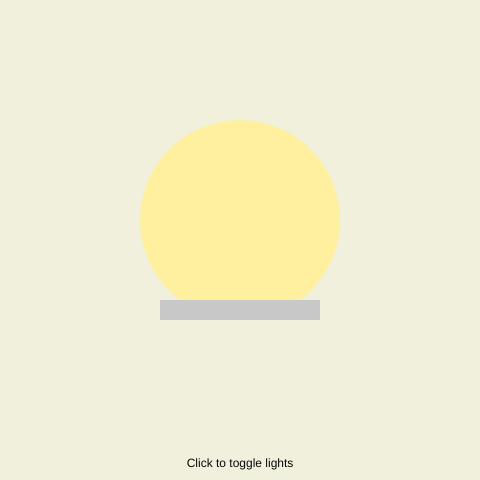
Frame 1 (no input)
Frame 60 (no input): identical to frame 1, image omitted
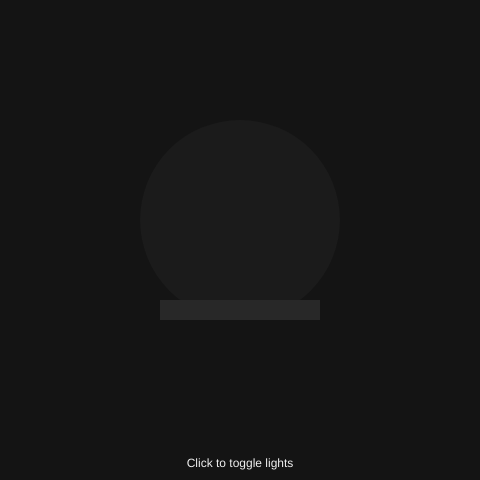
Frame 120 (the mouse pressed at the canvas centre since frame 60)

The p5.js sketch that drew these frames (run headless with seeded random() and noise() and a simulated clock; from frame 60 on, the mouse is pressed at the canvas centre):

// p5.js sketch
// ── sketch.js
// GENUARY DAY 06: Lights on/off.
// ÉTOILES RÉGULIÈRES

/* Toggle a simple scene between 'lights on' and 'lights off' with mouse click. */
const NP = 480;
let lightsOn = true;
function setup() {
  createCanvas(NP, NP);
}

function draw() {
  if (lightsOn) {
    background(240, 240, 220);
    // a lamp
    fill(255, 240, 160);
    noStroke();
    ellipse(width / 2, height / 2 - 20, 200, 200);
    fill(200);
    rect(width / 2 - 80, height / 2 + 60, 160, 20);
  } else {
    background(20);
    // subtle glow
    noStroke();
    fill(60, 60, 60, 50);
    ellipse(width / 2, height / 2 - 20, 200, 200);
    // lamp silhouette
    fill(40);
    rect(width / 2 - 80, height / 2 + 60, 160, 20);
  }
  // instruction
  fill(lightsOn ? 10 : 240);
  textAlign(CENTER, BOTTOM);
  textSize(12);
  text("Click to toggle lights", width / 2, height - 10);
}

function mousePressed() {
  lightsOn = !lightsOn;
}

/* original logic preserved below */
